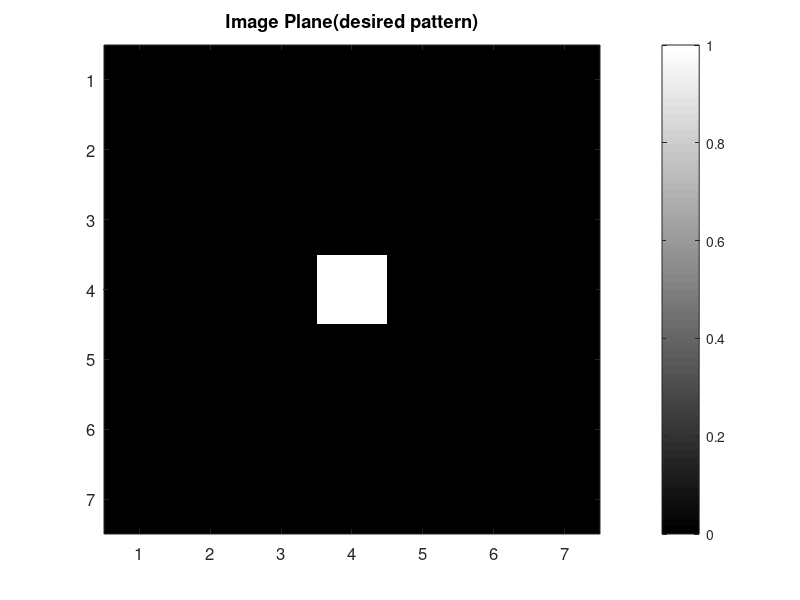
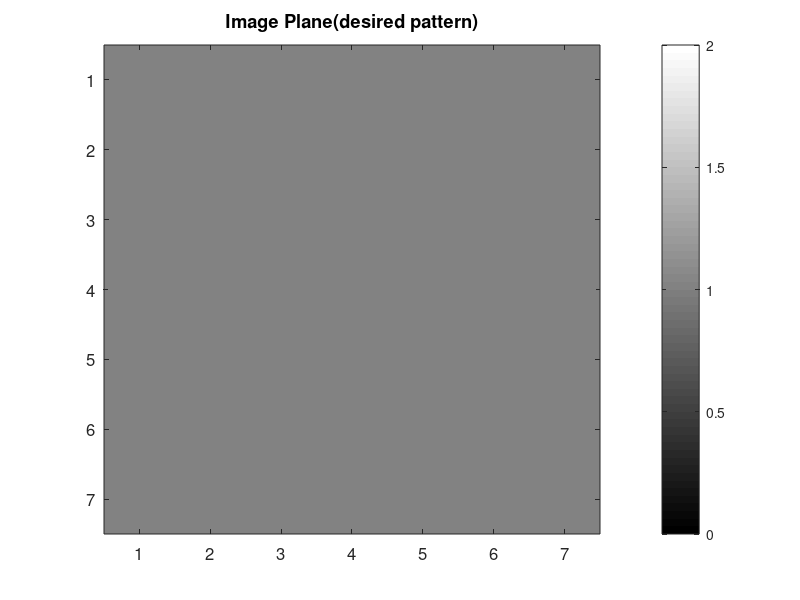

MATLAB code to generate these figures, in order: (Note: this script raises an error after producing the figures.)
clc;clear all;close all;
% HologramHelperClass.supperposition(conj(E_sample))

%% Input image (virtual plane)
global lambda k AmpImage N M dW z;
N = 7;

dW = 20e-6; %Spacing between elements
z = 100e-6; % Distance of Image plane from the resonator plane

dW = 100e-6; %Spacing between elements
z = 1000e-6; % Distance of Image plane from the resonator plane

dW = 200e-6; %Spacing between elements
z = 1000e-6; % Distance of Image plane from the resonator plane

dW = 50e-6; %Spacing between elements
z = 200e-6; % Distance of Image plane from the resonator plane

lambda = 1.550e-6;
k = 2 * pi / lambda;

A_virtual = zeros(N, N); % initial an array to store sample image for calculation
A_virtual((N+1)/2, (N+1)/2) = 1;
[M, N] = size(A_virtual);

figure;
imagesc(abs(A_virtual));
colormap gray
colorbar
title('Image Plane(desired pattern)')
set(gcf, 'Position', [00, 00, 350, 300])
set(gca,'FontSize', 12) % Font Size

%% Sample image initial state (sample plane)
A_sample = ones(N, N); % initial an array to store sample image for calculation
A_sample(1, :) = 1;
A_sample(N, :) = 1;
A_sample(:, 1) = 1;
A_sample(:, N) = 1;

figure;
imagesc(abs(A_sample));
colormap gray
colorbar
title('Image Plane(desired pattern)')
set(gcf, 'Position', [00, 00, 350, 300])
set(gca,'FontSize', 12) % Font Size


    
    E_sample = HologramHelperClass.supperposition((A_virtual));
    
    E_holo = HologramHelperClass.supperposition(conj(E_sample));
    
    oriphase = angle(conj(E_sample));
    
%% virtual plane

figure;
imagesc(abs(E_holo));
colormap gray
colorbar
title('Image Plane(recovered pattern)')
set(gcf, 'Position', [00, 00, 350, 300])
set(gca,'FontSize', 12) % Font Size

figure;
imagesc(angle(E_holo));
colormap gray
colorbar
title('Image Plane(recovered pattern)')
set(gcf, 'Position', [00, 00, 350, 300])
set(gca,'FontSize', 12) % Font Size

%% sample profile

figure;
imagesc(abs(E_sample));
colormap jet
colorbar
title('Sample Plane Amplitude')
set(gcf, 'Position', [00, 00, 350, 300])
set(gca,'FontSize', 12) % Font Size

figure;
imagesc(angle(E_sample),[-pi, pi]);
colormap jet
colorbar
title('Sample Plane Phase')
set(gcf, 'Position', [00, 00, 350, 300])
set(gca,'FontSize', 12) % Font Size



%% sample plane profile quantization
E_sample_nomalized = HologramHelperClass.normalize(E_sample);
E_quantized_sample = HologramHelperClass.quantizeAmp(E_sample_nomalized)...
    .*exp(1i*HologramHelperClass.quantizePhase3(angle(E_sample)));
E_quantized_holo = HologramHelperClass.supperposition(conj(E_quantized_sample));
am = abs(E_quantized_sample);
pm = angle(conj(E_quantized_sample));

%% sample profile

figure;
imagesc(abs(E_quantized_sample));
colormap gray
colorbar
title('Sample Plane Amplitude')
set(gcf, 'Position', [00, 00, 350, 300])
set(gca,'FontSize', 12) % Font Size

figure;
imagesc(angle(E_quantized_sample), [-pi, pi]);
colormap jet
colorbar
title('Sample Plane Phase')
set(gcf, 'Position', [00, 00, 350, 300])
set(gca,'FontSize', 12) % Font Size

%% virtual plane

figure;
imagesc(abs(E_quantized_holo));
colormap gray
colorbar
title('Image Plane(recovered pattern)')
set(gcf, 'Position', [00, 00, 350, 300])
set(gca,'FontSize', 12) % Font Size

figure;
imagesc(angle(E_quantized_holo));
colormap gray
colorbar
title('Image Plane(recovered pattern)')
set(gcf, 'Position', [00, 00, 350, 300])
set(gca,'FontSize', 12) % Font Size

%% AVG SNR
I_holo = abs(E_holo).*abs(E_holo);
SNR = I_holo((N+1)/2, (N+1)/2)/ (sum(sum(I_holo)) - I_holo((N+1)/2, (N+1)/2)) * (N*N-1);

%% SNR
screen = ones(N,N);
screen((N+1)/2, (N+1)/2) = 0;
I_holo = abs(E_holo).*abs(E_holo);
SNR2 = I_holo((N+1)/2, (N+1)/2)/ (max(max(I_holo.*screen)));

data = [3,20.9841962400000,10.5065537600000;5,23.2812373900000,8.10447850900000;7,52.9323449900000,18.7397361900000;9,88.3430482100000,16.6502890400000;11,154,25.0604257200000;13,190,28.4645057900000;15,299,29.1835535300000;17,409,44.2370793900000;19,461,53.9294961400000;33,1240,131;55,3190,176];
Nx = data(:, 1);
SNR1 = data(:,2);
SNR2 = data(:,3);
figure;
plot(Nx, SNR1, 'b-*');
hold on 
% plot(Nx, SNR2, 'b-*');
title('Signal to Noise Ratio')
set(gcf, 'Position', [00, 00, 350, 300])
set(gca,'FontSize', 12) % Font Size


